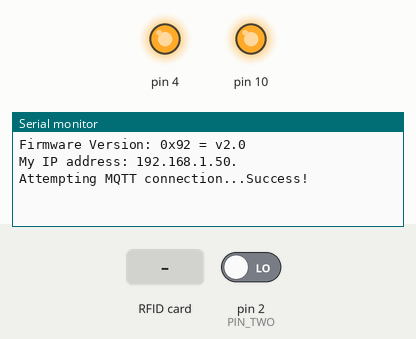
The sketch below on a simulated Arduino Uno, built with avr-gcc and run on an emulated ATmega328P. Shown: output pins drawn as LEDs (lit = HIGH), the last lines printed to the serial monitor. Inputs (shaded band) come from the test bench; at power-on: pin 2 (PIN_TWO) LOW. WiFi joins after 1.5 s; servers stay silent unless stated; no MQTT or app messages arrive unless stated; pins used as bus, display or sensor lines are not drawn.

Above: at 2.8 s.
2.9 s: pin 2 (PIN_TWO) driven HIGH
At 3.9 s:
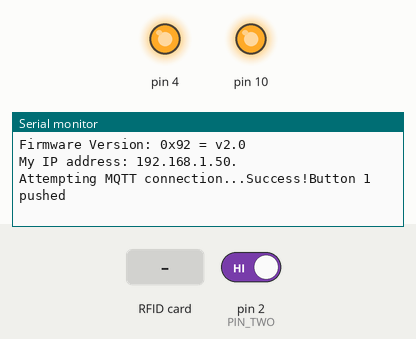
4.4 s: RFID card 5E 7A 19 C4 held to the reader
At 5.6 s:
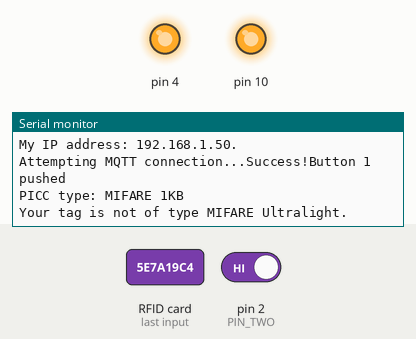

The sketch:

ligthsaber-auth.ino
```cpp
// (licence header left out)
#include <SPI.h>
#include <MFRC522.h>
#include <Ethernet.h>
#include <PubSubClient.h>

char hexChars[] = "0123456789ABCDEF";
#define HEX_MSB(v) hexChars[(v & 0xf0) >> 4]
#define HEX_LSB(v) hexChars[v & 0x0f]

byte mac[] = {
  0x00, 0xAA, 0xBB, 0xCC, 0xDE, 0x07
};

#define RST_PIN         9          // Configurable, see typical pin layout above
#define SS_PIN          7         // Configurable, see typical pin layout above - set to 10 to avoid conflict with W5100

#define PIN_TWO      2 // button 1
#define PIN_THREE    3 // button 2

IPAddress server(10, 1, 1, 1);

void callback(char* topic, byte* payload, unsigned int length) {
  // nuthing
}

EthernetClient ethClient;
PubSubClient client(server, 1883, callback, ethClient);

boolean reconnect() {
  Serial.println(F("Reconnecting"));
  if (client.connect("arduinoClient")) {
    // Once connected, publish an announcement...
    client.publish("rfid","CLOSEDOOR");
    // ... and resubscribe
    client.subscribe("rfid");
  }
  return client.connected();
}

MFRC522 mfrc522(SS_PIN, RST_PIN);  // Create MFRC522 instance

long lastReconnectAttempt = 0;
byte nuidPICC[4];

int reading_one = 0;
int state_one = HIGH;
int prev_one = LOW;
long debounce = 20;
long time_one = 0;

int reading_two = 0;
int state_two = HIGH;
int prev_two = LOW;
long time_two = 0;

void setup() {

  pinMode(4, OUTPUT);
  digitalWrite(4, HIGH);
  pinMode(7, OUTPUT);
  digitalWrite(7, HIGH);
  pinMode(10, OUTPUT);
  digitalWrite(10, HIGH);
  delay(1);

  pinMode(PIN_TWO, INPUT);
  pinMode(PIN_THREE, INPUT);

  client.setServer(server, 1883);
  client.setCallback(callback);

	Serial.begin(9600);		// Initialize serial communications with the PC
	SPI.begin();			// Init SPI bus
	mfrc522.PCD_Init();		// Init MFRC522
	mfrc522.PCD_DumpVersionToSerial();	// Show details of PCD - MFRC522 Card Reader details
  mfrc522.PCD_SetAntennaGain(mfrc522.RxGain_max);

	// Serial.println(F("Scan PICC to see UID, SAK, type, and data blocks..."));

  if (Ethernet.begin(mac) == 0) {
    Serial.println("Failed to configure Ethernet using DHCP");
  }

  printIPAddress();

  while (!client.connected()) {
    Serial.print(F("Attempting MQTT connection..."));
    // Attempt to connect
    if (client.connect("arduinoClient")) {
      Serial.print(F("Success!"));
      client.publish("rfid","CLOSEDOOR");
    } else {
      Serial.print(F("failed, rc="));
      Serial.print(client.state());
      Serial.println(F(" try again in 5 seconds"));
      // Wait 5 seconds before retrying
      delay(5000);
    }
  }
  lastReconnectAttempt = 0;
}

char cstr[32];

void loop() {

  if (!client.connected()) {
    long now = millis();
    if (now - lastReconnectAttempt > 5000) {
      lastReconnectAttempt = now;
      // Attempt to reconnect
      if (reconnect()) {
        lastReconnectAttempt = 0;
      }
    }
  } else {

    // check button one
    reading_one = digitalRead(PIN_TWO);
    if(reading_one == HIGH && prev_one == LOW && (millis() - time_one) > debounce) {
      Serial.println(F("Button 1 pushed"));
      client.publish("rfid","CLOSEDOOR");
      time_one = millis();
    }
    prev_one = reading_one;

    // check button two
    /*
    reading_two = digitalRead(PIN_THREE);
    if(reading_two == HIGH && prev_two == LOW && (millis() - time_two) > debounce) {
      Serial.println(F("Button 2 pushed"));
      client.publish("rfid","CLOSEDOOR");
      time_two = millis();
    }
    prev_two = reading_two;
    */
     switch (Ethernet.maintain())
    {
      case 1:
        //renewed fail
        Serial.println("Error: renewed fail");
        break;

      case 2:
        //renewed success
        Serial.println("Renewed success");

        //print your local IP address:
        printIPAddress();
        break;

      case 3:
        //rebind fail
        Serial.println("Error: rebind fail");
        break;

      case 4:
        //rebind success
        Serial.println("Rebind success");

        //print your local IP address:
        printIPAddress();
        break;

      default:
        //nothing happened
        break;

    }
    client.loop();

  	// Look for new cards
  	if ( ! mfrc522.PICC_IsNewCardPresent()) {
  		return;
  	}

  	// Select one of the cards
  	if ( ! mfrc522.PICC_ReadCardSerial()) {
  		return;
  	}

    Serial.print(F("PICC type: "));
    MFRC522::PICC_Type piccType = mfrc522.PICC_GetType(mfrc522.uid.sak);
    Serial.println(mfrc522.PICC_GetTypeName(piccType));

    // Check is the PICC of Classic MIFARE type
    if (piccType != MFRC522::PICC_TYPE_MIFARE_UL) {
      Serial.println(F("Your tag is not of type MIFARE Ultralight."));
      return;
    }

    unsigned long hex_num;
    hex_num =  mfrc522.uid.uidByte[0] << 24;
    hex_num += mfrc522.uid.uidByte[1] << 16;
    hex_num += mfrc522.uid.uidByte[2] <<  8;
    hex_num += mfrc522.uid.uidByte[3];

    // Serial.println(hex_num);
    char charTopic[] = "XXXXXXXXXXXXXXXX";
    int i = 0;
    for (i = 0; i < 8; i++) {
      charTopic[0+i*2] = HEX_MSB(mfrc522.uid.uidByte[i]);
      charTopic[1+i*2] = HEX_LSB(mfrc522.uid.uidByte[i]);
    }

    //Serial.println(charTopic);

    // publish the read tag to MQTT
    client.publish("rfid", charTopic);

    // Halt PICC
    mfrc522.PICC_HaltA();

  }
}

/**
 * Helper routine to dump a byte array as hex values to Serial.
 */
void printHex(byte *buffer, byte bufferSize) {
  for (byte i = 0; i < bufferSize; i++) {
    Serial.print(buffer[i] < 0x10 ? " 0" : " ");
    Serial.print(buffer[i], HEX);
  }
}

/**
 * Helper routine to dump a byte array as dec values to Serial.
 */
void printDec(byte *buffer, byte bufferSize) {
  for (byte i = 0; i < bufferSize; i++) {
    Serial.print(buffer[i] < 0x10 ? " 0" : " ");
    Serial.print(buffer[i], DEC);
  }
}

void printIPAddress()
{
  Serial.print("My IP address: ");
  for (byte thisByte = 0; thisByte < 4; thisByte++) {
    // print the value of each byte of the IP address:
    Serial.print(Ethernet.localIP()[thisByte], DEC);
    Serial.print(".");
  }

  Serial.println();
}
```

Measured:
- after the input at 2.9 s, the serial monitor: prints a new line at once (image 1)
- after the input at 4.4 s, the serial monitor: prints a new line at once (image 2)
